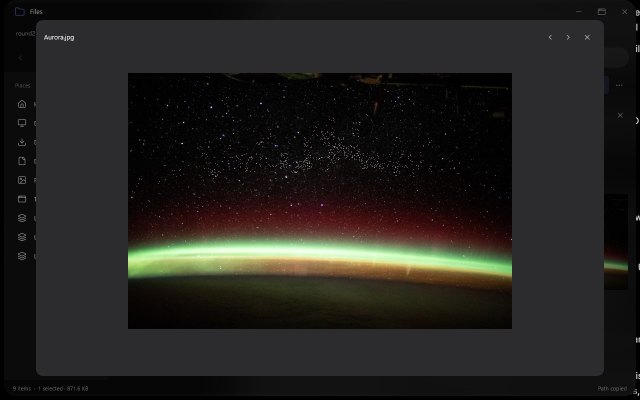
#> input picture crates/files/evidence/round2/quick-look-image-dark.png, 1280 x 800 px (shown at 1/2 size)
$ python contact_sheet.py ../../../files/evidence/round2
#> lines starting #> are read from the running program, lines starting #| are printed output that depends on the picture
"""Review fixture PNGs from `cargo test -p glaze-studio panel::tests::render_panel_pages`.

Run with `py -3 crates/studio/src/panel/contact_sheet.py`. No app or settings are opened.
"""
from pathlib import Path
from PIL import Image, ImageDraw, ImageFont
import json
import sys

root = Path(sys.argv[1] if len(sys.argv) > 1 else r"C:\glaze-targets\studio-panel\shots")
files = sorted(p for p in root.glob("*.png") if p.name.endswith(("-dark.png", "-light.png")))
font = ImageFont.truetype("C:/Windows/Fonts/segoeui.ttf", 14)
previews = []
index = []
for path in files:
    source = Image.open(path).convert("RGB")
    # The first viewport of a full render already appears in its companion page PNG.
    start = 700 if "-full-" in path.name else 0
    for top in range(start, source.height, 700):
        panel = Image.new("RGB", (480, 728), "#181818")
        ImageDraw.Draw(panel).text((8, 4), f"{path.name} · {top}px", font=font, fill="white")
        panel.paste(source.crop((0, top, 480, min(top + 700, source.height))), (0, 28))
        previews.append(panel)
        index.append({"file": path.name, "top": top, "sheet": len(previews[:-1]) // 4 + 1})
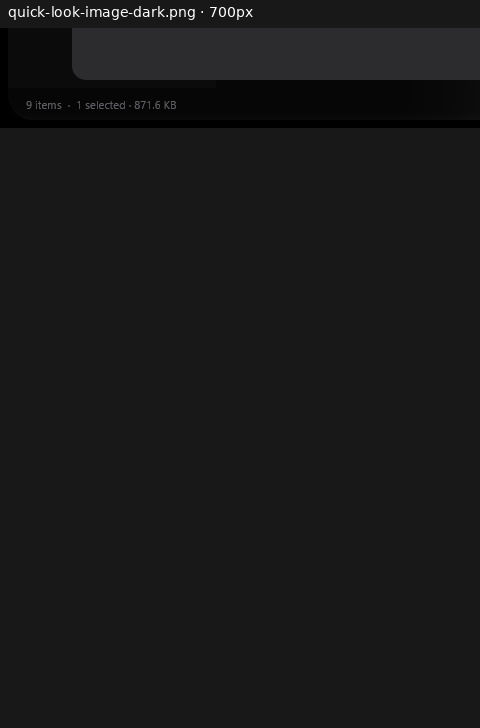
#> panel: PIL image 480x728 RGB; mean R, G, B 24.4, 24.4, 24.5
#> after the loop, index = 2 items; previews = 2 items
for start in range(0, len(previews), 4):
    sheet = Image.new("RGB", (960, 1456), "#181818")
    for n, panel in enumerate(previews[start:start + 4]):
        sheet.paste(panel, ((n % 2) * 480, (n // 2) * 728))
    sheet.save(root / f"review-{start // 4 + 1:02}.png")
#> this loop made 1 pass
#> pass 1, `sheet.save(root / f"review-{start // 4 + 1:02}.png")`:
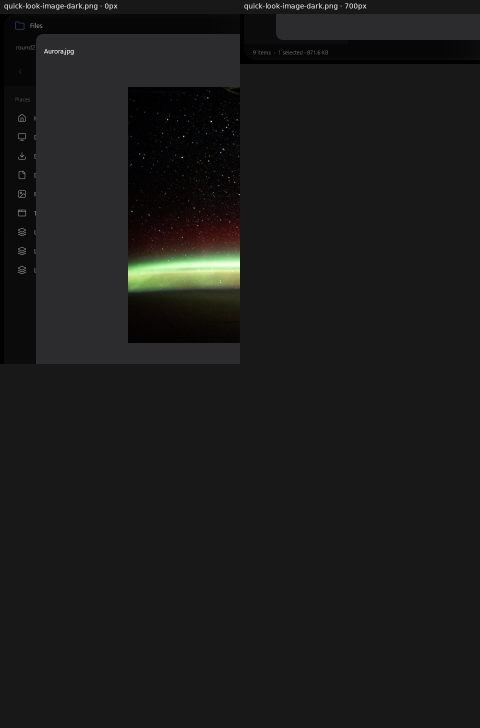
#> saved as review-01.png: PIL image 960x1456 RGB (shown at 1/2 size); mean R, G, B 26.7, 26.6, 26

sheet = Image.new("RGB", (1440, ((len(files) + 5) // 6) * 410), "#181818")
#> sheet: PIL image 1440x410 RGB; every value is 24
for n, path in enumerate(files):
    panel = Image.open(path).convert("RGB")
    panel.thumbnail((232, 376))
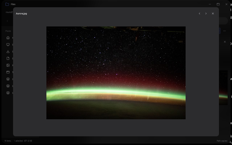
#> panel: PIL image 232x145 RGB; mean R, G, B 35.8, 34.2, 31.1
    x, y = (n % 6) * 240, (n // 6) * 410
    ImageDraw.Draw(sheet).text((x + 4, y + 3), path.name, font=font, fill="white")
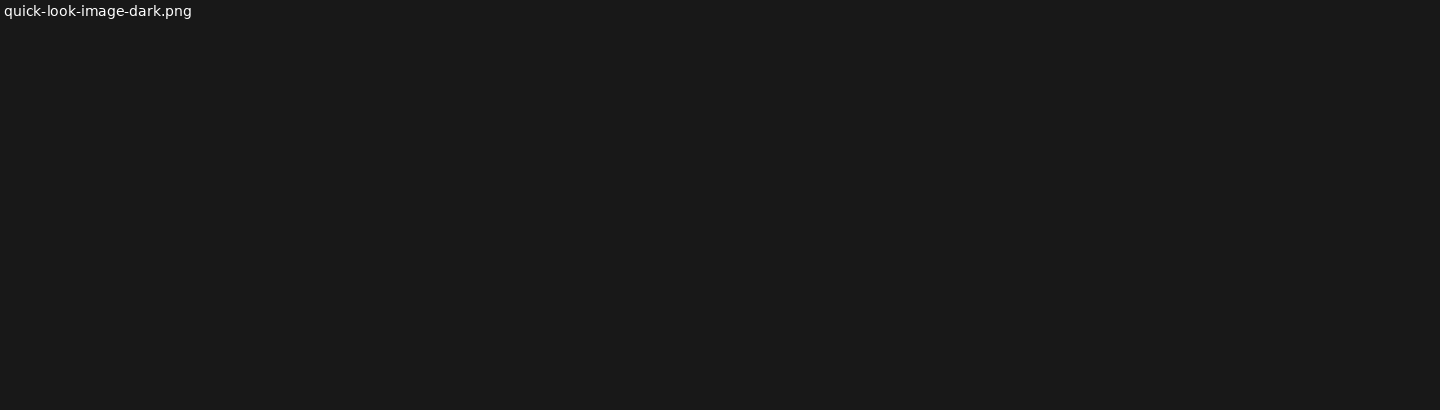
#> sheet: PIL image 1440x410 RGB; min 24, max 255, mean 24.2
    sheet.paste(panel, (x + 4, y + 28))
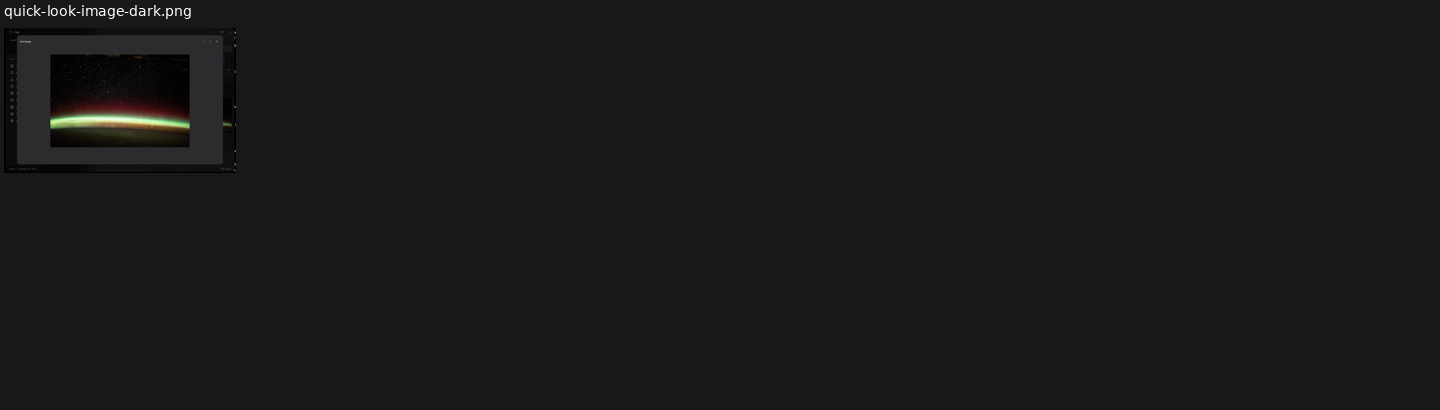
#> sheet: PIL image 1440x410 RGB; mean R, G, B 24.9, 24.8, 24.6
sheet.save(root / "contact-sheet.png")
(root / "review-index.json").write_text(json.dumps(index, indent=2), encoding="utf-8")
print(json.dumps({"renders": len(files), "review_sheets": (len(previews) + 3) // 4}))
#| {"renders": 1, "review_sheets": 1}

$ run again, on crates/files/evidence/round2/context-dark.png
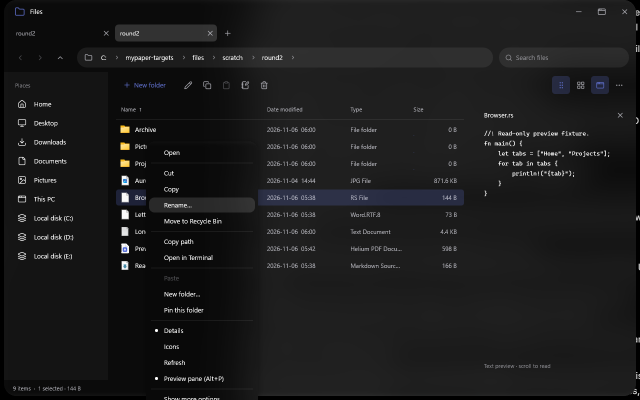
#> input picture crates/files/evidence/round2/context-dark.png, 1280 x 800 px (shown at 1/2 size)
#> after the loop `for top in range(start, source.height, 700):`:
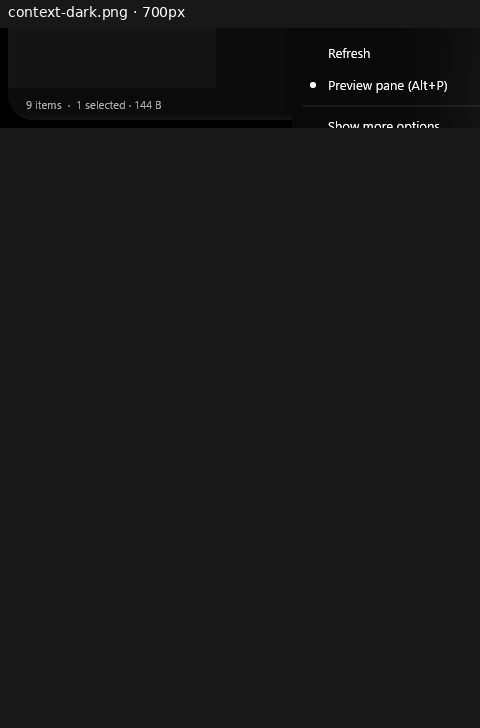
#> panel: PIL image 480x728 RGB; mean R, G, B 23.4, 23.4, 23.4
#> after the loop `for top in range(start, source.height, 700):`: index = 2 items
#> the loop `for start in range(0, len(previews), 4):` made 1 pass
#> `panel.thumbnail((232, 376))`:
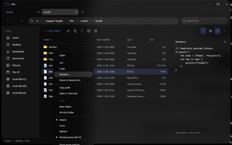
#> panel: PIL image 232x145 RGB; mean R, G, B 27.6, 27.6, 28
#| {"renders": 1, "review_sheets": 1}
